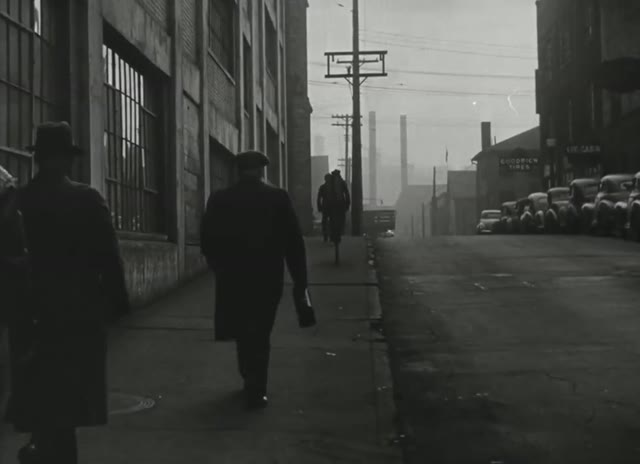
#> input picture assets/film/c_bridge/006.jpg, 640 x 464 px
$ python -i prep.py   (imports and definitions only)
#> lines starting #> are read from the running program, lines starting #| are printed output that depends on the picture
#> further down, picture is the input picture: PIL image 640x464 RGB; mean R, G, B 65.1, 66.9, 62.8
#!/usr/bin/env python3
"""raw/* → assets/ for the page (run with the library's Python, which has PIL):
photos → <name>.jpg (longest side capped); National Archives 1918 photo cards (n_*) → the photograph only (auto-cropped);
line drawings (patents, cutaway, Sasson sketch) → <name>.png as ink on transparent (drawn cream on the dark ground);
the 1963 film and the 2012-era tower time-lapse → assets/film/<clip>/NNN.jpg at 12 fps; assets/sizes.json."""
import os, glob, json, subprocess
from PIL import Image, ImageOps, ImageFilter
Image.MAX_IMAGE_PIXELS = None
# [1 line not run here, left out]
INK = set()
CROP = {'panorama1910': (.05, .41, .95, .535), 'ohioworks1905': (.01, .04, .99, .93)}
def fresh(out, src): return os.path.exists(out) and os.path.getmtime(out) > max(os.path.getmtime(src), os.path.getmtime(__file__))
def ink(im, lo=215, span=150):
#> called with lo = 215, span = 150
    g = ImageOps.autocontrast(ImageOps.grayscale(im), cutoff=(1, 1))
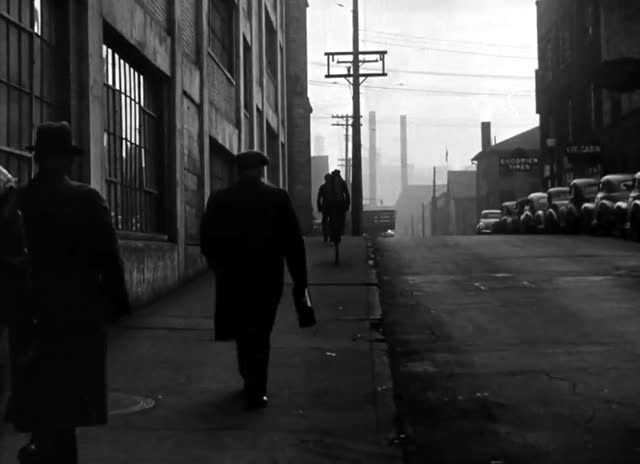
#> g: PIL image 640x464 L; min 0, max 255, mean 63.2
    a = g.point(lambda v: max(0, min(255, int((lo - v) * 255 / span)))).filter(ImageFilter.GaussianBlur(.5))
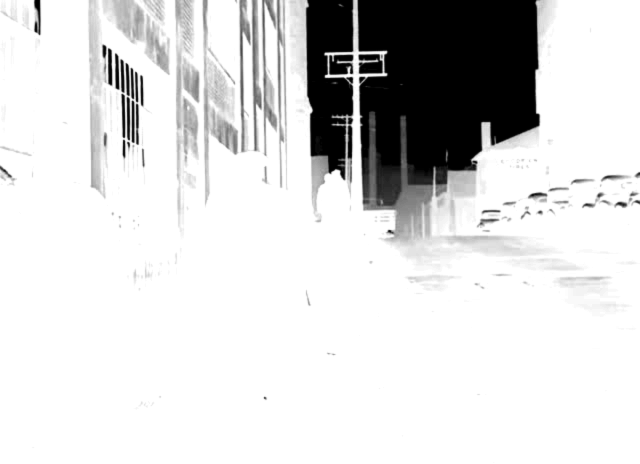
#> a: PIL image 640x464 L; min 0, max 255, mean 216.8
    o = Image.new('RGBA', im.size, (42, 32, 24, 255)); o.putalpha(a); bb = a.point(lambda v: 255 if v > 40 else 0).getbbox()
#> after `o = Image.new('RGBA', im.size, (42, 32, 24, 255))`:
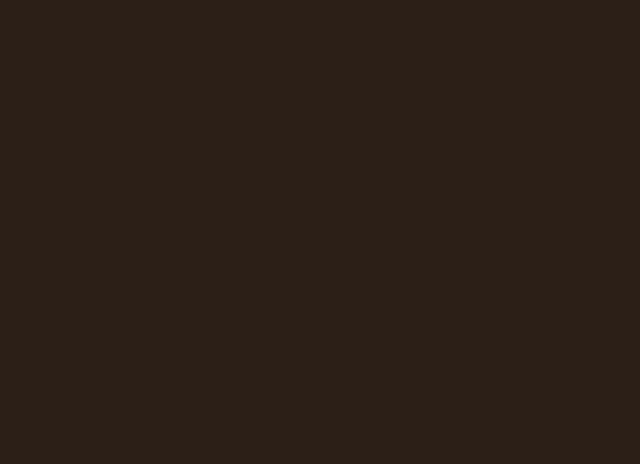
#> o: PIL image 640x464 RGBA; mean R, G, B, A 42, 32, 24, 255
#> after `o.putalpha(a)`:
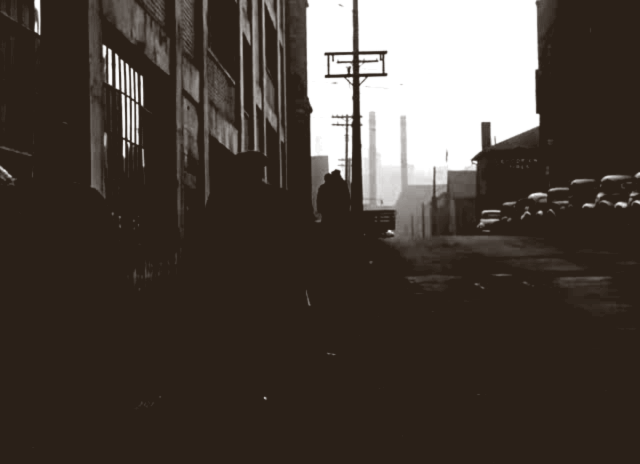
#> o: PIL image 640x464 RGBA; mean R, G, B, A 42, 32, 24, 216.8; transparent parts drawn white
#> after `bb = a.point(lambda v: 255 if v > 40 else 0).getbbox()`: bb = (0, 0, 640, 464)
    return o.crop(bb) if bb else o
def photo_box(im):   # the darkest large rectangle on a cream page: rows/cols where most pixels are darker than the paper
    g = ImageOps.grayscale(im).resize((400, int(400 * im.height / im.width))); w, h = g.size; px = g.load()
    paper = sorted(px[x, y] for x in range(0, w, 7) for y in range(0, h, 7))[-len(range(0, w, 7)) * len(range(0, h, 7)) // 5]
    dark = lambda v: v < paper - 38
    rows = [sum(dark(px[x, y]) for x in range(w)) / w for y in range(h)]; cols = [sum(dark(px[x, y]) for y in range(h)) / h for x in range(w)]
    ys = [y for y, r in enumerate(rows) if r > .45]; xs = [x for x, c in enumerate(cols) if c > .35]
    if not ys or not xs: return None
    s = im.width / w; return (int(xs[0] * s) + 6, int(ys[0] * s) + 6, int((xs[-1] + 1) * s) - 6, int((ys[-1] + 1) * s) - 6)
# [13 lines not run here, left out]
# ── film clips: (clip, source, start s, end s, width) ──
CLIPS = [('c_houses', 'film_steeltown', 44, 56, 640),
         ('c_shift', 'film_steeltown', 62, 92, 640),
         ('c_bridge', 'film_steeltown', 108, 126, 640),
         ('c_mill', 'film_steeltown', 126, 142, 640),
         ('c_furnace', 'film_steeltown', 150, 170, 640),
         ('c_pour', 'film_steeltown', 196, 214, 640),
         ('c_iron', 'film_steeltown', 222, 238, 640),
         ('c_goggles', 'film_steeltown', 238, 252, 640),
         ('c_face', 'film_steeltown', 268, 278, 640),
         ('c_home', 'film_steeltown', 278, 300, 640),
         ('c_family', 'film_steeltown', 300, 318, 640),
         ('c_ohfloor', 'film_steeltown', 330, 372, 640),
         ('c_tapper', 'film_steeltown', 428, 446, 640),
         ('c_hats', 'film_steeltown', 446, 454, 640),
         ('c_football', 'film_steeltown', 456, 480, 640),
         ('c_oldman', 'film_steeltown', 492, 502, 640),
         ('c_school', 'film_steeltown', 512, 560, 640),
         ('c_leave', 'film_steeltown', 560, 568, 640),
         ('c_sparks', 'film_steeltown', 574, 590, 640),
         ('c_orch', 'film_steeltown', 620, 652, 640),
         ('c_tap', 'film_steeltown', 700, 724, 640),
         ('c_bfext', 'film_steeltown', 750, 758, 640),
         ('c_slab', 'film_steeltown', 804, 816, 640),
         ('c_committee', 'film_steeltown', 828, 842, 640),
         ('c_gate', 'film_steeltown', 890, 926, 640),
         ('c_skyline', 'film_steeltown', 926, 958, 640)]
NCLIP = {}
# [6 lines not run here, left out]
sizes = {}
# [4 lines not run here, left out]

>>> from PIL import Image
>>> picture = Image.open('../assets/film/c_bridge/006.jpg')
>>> result = ink(picture)

$ run again, on assets/film/c_committee/025.jpg
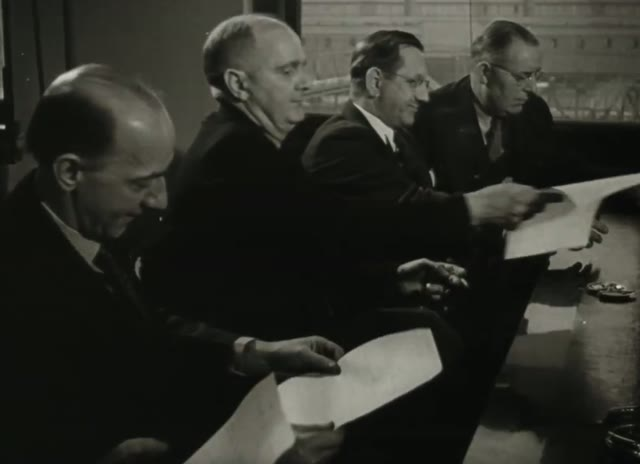
#> input picture assets/film/c_committee/025.jpg, 640 x 464 px
#> picture is the input picture: PIL image 640x464 RGB; mean R, G, B 45.8, 46.8, 40
#> in ink, `a = g.point(lambda v: max(0, min(255, int((lo - v) * 255 / span)))).fi..`:
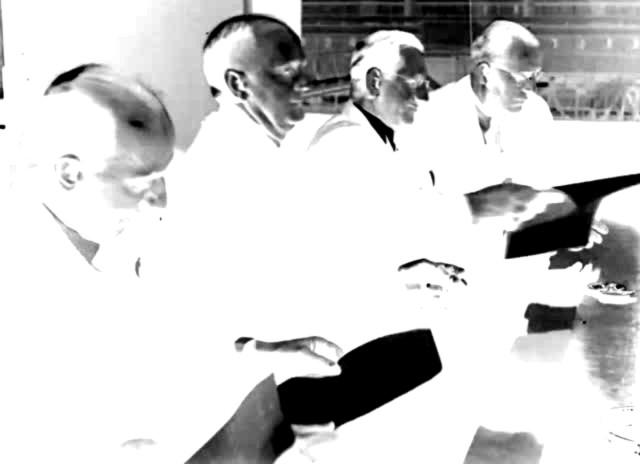
#> a: PIL image 640x464 L; min 0, max 255, mean 207.9
#> in ink, `o.putalpha(a)`:
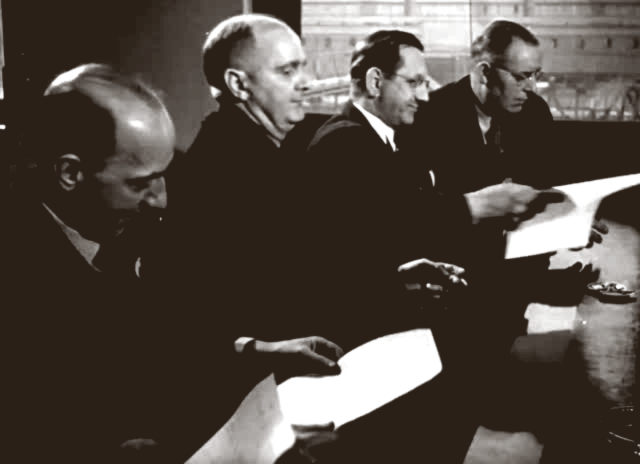
#> o: PIL image 640x464 RGBA; mean R, G, B, A 42, 32, 24, 207.9; transparent parts drawn white
#> bb = (0, 0, 640, 464)

$ run again, on assets/film/c_face/003.jpg
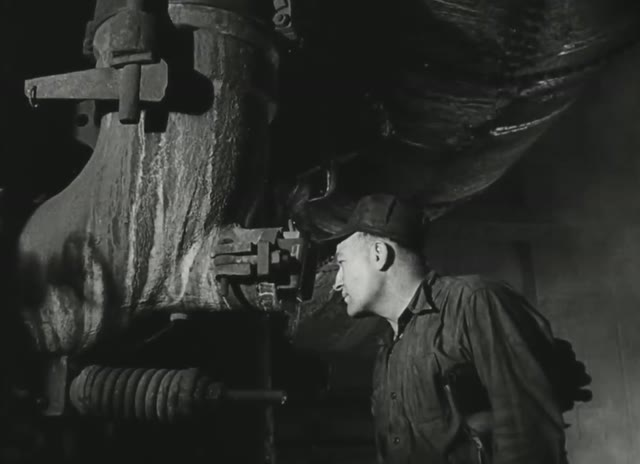
#> input picture assets/film/c_face/003.jpg, 640 x 464 px
#> picture is the input picture: PIL image 640x464 RGB; mean R, G, B 44.8, 46.7, 43.2
#> in ink, `a = g.point(lambda v: max(0, min(255, int((lo - v) * 255 / span)))).fi..`:
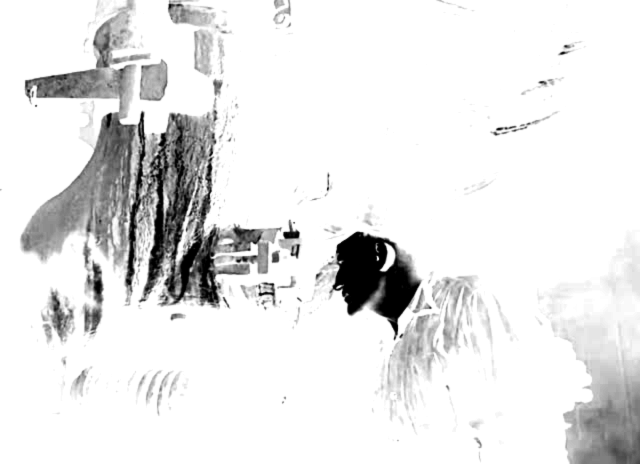
#> a: PIL image 640x464 L; min 0, max 255, mean 230.7
#> in ink, `o.putalpha(a)`:
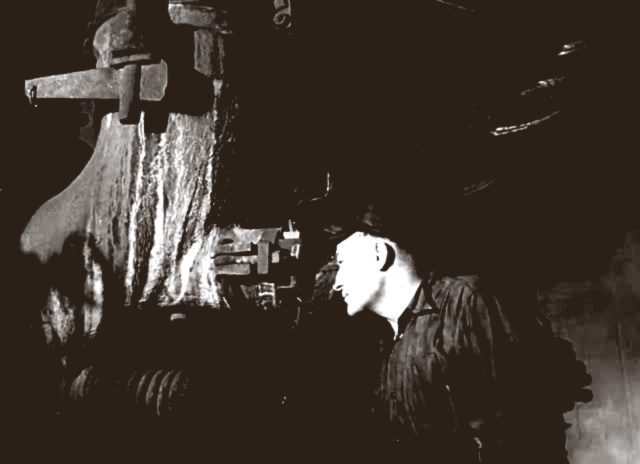
#> o: PIL image 640x464 RGBA; mean R, G, B, A 42, 32, 24, 230.7; transparent parts drawn white
#> bb = (0, 0, 640, 464)
